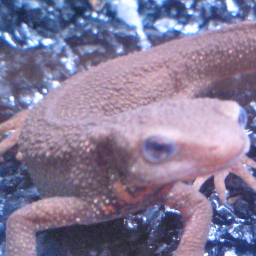
#> input picture dataset/images/imori_256x256.png, 256 x 256 px, found by its file name
$ jupyter execute --allow-errors README.ipynb   (older library calls are emulated)
#> lines starting #> are read from the running program, lines starting #| are printed output that depends on the picture
# Q. 81 - 90

- 81. Hessianのコーナー検出
- 82. Harrisのコーナー検出 (Step.1) Sobel + Gaussian
- 83. Harrisのコーナー検出 (Step.2) コーナー検出
- 84. 簡単な画像認識 (Step.1) 減色化 + ヒストグラム
- 85. 簡単な画像認識 (Step.2) クラス判別
- 86. 簡単な画像認識 (Step.3) 評価(Accuracy)
- 87. 簡単な画像認識 (Step.4) k-NN
- 88. K-means (Step.1) 重心作成
- 89. K-means (Step.2) クラスタリング
- 90. K-means (Step.3) 初期ラベルの変更

[cell 1]
import numpy as np
import matplotlib.pyplot as plt
import cv2
from skimage import io

img_orig = io.imread('https://yoyoyo-yo.github.io/Gasyori100knock/dataset/images/imori_256x256.png')
#> img_orig is the input picture: shape (256, 256, 3); mean R, G, B 133.4, 122.3, 152.1
img_gray = cv2.cvtColor(img_orig, cv2.COLOR_RGB2GRAY)
img_128 = io.imread('https://yoyoyo-yo.github.io/Gasyori100knock/dataset/images/imori_128x128.png')
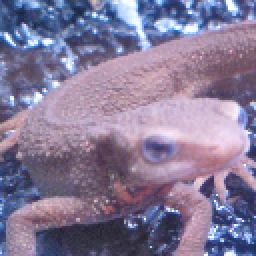
#> input picture dataset/images/imori_128x128.png, 128 x 128 px, found by its file name (shown 2 times larger)
#> img_128 is the input picture: shape (128, 128, 3); mean R, G, B 133.4, 122.3, 152.1
img_gray_128 = cv2.cvtColor(img_128, cv2.COLOR_RGB2GRAY)
img_noise = io.imread('https://yoyoyo-yo.github.io/Gasyori100knock/dataset/images/imori_256x256_noise.png')
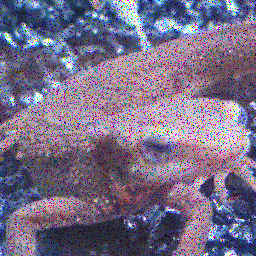
#> input picture dataset/images/imori_256x256_noise.png, 256 x 256 px, found by its file name
#> img_noise is the input picture: shape (256, 256, 3); mean R, G, B 120.2, 110, 136.6
img_dark = io.imread('https://yoyoyo-yo.github.io/Gasyori100knock/dataset/images/imori_256x256_dark.png')
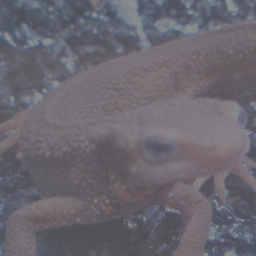
#> input picture dataset/images/imori_256x256_dark.png, 256 x 256 px, found by its file name
#> img_dark is the input picture: shape (256, 256, 3); mean R, G, B 106.1, 103.1, 111.3
img_dark_gray = cv2.cvtColor(img_dark, cv2.COLOR_RGB2GRAY)
img_light = io.imread('https://yoyoyo-yo.github.io/Gasyori100knock/dataset/images/imori_256x256_light.png')
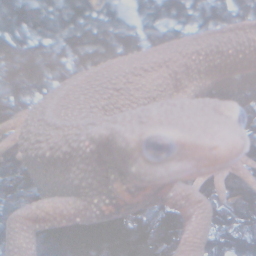
#> input picture dataset/images/imori_256x256_light.png, 256 x 256 px, found by its file name
#> img_light is the input picture: shape (256, 256, 3); mean R, G, B 176.1, 173.1, 181.3
img_light_gray = cv2.cvtColor(img_light, cv2.COLOR_RGB2GRAY)

img_thorino = io.imread('https://yoyoyo-yo.github.io/Gasyori100knock/dataset/images/thorino.jpg')
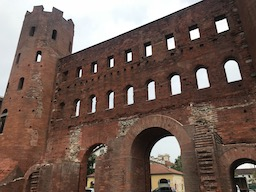
#> input picture dataset/images/thorino.jpg, 256 x 192 px, found by its file name
#> img_thorino is the input picture: shape (192, 256, 3); mean R, G, B 114.5, 94.3, 85.6
img_thorino_gray = cv2.cvtColor(img_thorino, cv2.COLOR_RGB2GRAY)

#> (the rest of this cell did not finish here and is left out)

# Q.81. Hessianのコーナー検出

thorino.jpgにHessian(ヘシアン)のコーナー検出を行え。

コーナー検出とはエッジにおける角の点を検出することである。

コーナーは曲率が大きくなる点であり、次式のガウス曲率において、

```bash
ガウス曲率 K = det(H) / (1 + Ix^2 + Iy^2)^2

det(H) = Ixx Iyy - IxIy^2
H ... ヘシアン行列。画像の二次微分(グレースケール画像などに対して、Sobelフィルタを掛けて求められる)。画像上の一点に対して、次式で定義される。
Ix ... x方向のsobelフィルタを掛けたもの。
Iy ... y方向のsobelフィルタを掛けたもの。
H = [ Ix^2  IxIy]
      IxIy  Iy^2
```

ヘシアンのコーナー検出では、det(H)が極大点をコーナーとみなす。 極大点は注目画素と8近傍を比較して、注目画素の値が最大であれば極大点として扱う。

解答ではdet(H)が極大点かつ、max(det(H))*0.1を超過する点をコーナーとしている。

[cell 2]
def hessian_corner(gray):

    ## Sobel
    def sobel_filtering(gray):
        # get shape
        H, W = gray.shape
#> H = 192; W = 256

        # sobel kernel
        sobely = np.array(((1, 2, 1),
                        (0, 0, 0),
                        (-1, -2, -1)), dtype=np.float32)

        sobelx = np.array(((1, 0, -1),
                        (2, 0, -2),
                        (1, 0, -1)), dtype=np.float32)

        # padding
        tmp = np.pad(gray, (1, 1), 'edge')

        # prepare
        Ix = np.zeros_like(gray, dtype=np.float32)
        Iy = np.zeros_like(gray, dtype=np.float32)

        # get differential
        for y in range(H):
            for x in range(W):
                Ix[y, x] = np.mean(tmp[y : y  + 3, x : x + 3] * sobelx)
                Iy[y, x] = np.mean(tmp[y : y + 3, x : x + 3] * sobely)

        Ix2 = Ix ** 2
        Iy2 = Iy ** 2
        Ixy = Ix * Iy

        return Ix2, Iy2, Ixy

    ## Hessian
    def corner_detect(gray, Ix2, Iy2, Ixy, pad=2):
        # get shape
#> called with pad = 2
        H, W = gray.shape
#> H = 192; W = 256

        # prepare for show detection
        out = np.array((gray, gray, gray))
        out = np.transpose(out, (1,2,0))

        # get Hessian value
        Hes = np.zeros((H, W))

        for y in range(H):
            for x in range(W):
                Hes[y,x] = Ix2[y,x] * Iy2[y,x] - Ixy[y,x] ** 2

        ## Detect Corner and show
        for y in range(H):
            for x in range(W):
                if Hes[y,x] == np.max(Hes[max(y-1, 0) : min(y+2, H), max(x-1, 0) : min(x+2, W)]) and Hes[y, x] > np.max(Hes) * 0.1:
                    out[y - pad : y + pad, x - pad : x + pad] = [255, 0, 0]
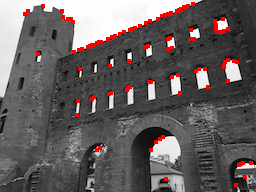
#> out: shape (192, 256, 3); mean of channels 0, 1, 2 102.9, 95.6, 95.6; drawn as R, G, B

        out = out.astype(np.uint8)

        return out

    #  image sobel
    Ix2, Iy2, Ixy = sobel_filtering(gray)

    # corner detection
    out = corner_detect(gray, Ix2, Iy2, Ixy)

    return out

img_thorino_hessian = hessian_corner(img_thorino_gray)

fig, ax = plt.subplots(1, 2, figsize=(12, 12))
ax[0].set_title("input")
ax[0].imshow(img_thorino, cmap="gray")
ax[1].set_title("output")
ax[1].imshow(img_thorino_hessian, cmap="gray")
plt.show()

# Q.82. Harrisのコーナー検出 (Step.1) Sobel + Gauusian

ここからQ.83までthorino.jpgにHarris(ハリス)のコーナー検出を行っていく。

Harrisのコーナー検出のアルゴリズムは、

- グレースケールに対して、Sobelフィルタにより、ヘシアン行列を求める。

```bash
H = [ Ix^2  IxIy]
      IxIy  Iy^2
```

- Ix^2, Iy^2, IxIyにそれぞれガウシアンフィルターをかける。
- 各ピクセル毎に、R = det(H) - k (trace(H))^2 を計算する。 (kは実験的に0.04 - 0.06らへんが良いとされる)
- R >= max(R) * th を満たすピクセルがコーナーとなる。 (thは0.1となることが多い)

Q.82-83においての各パラメータは以下の通り。

ガウシアンフィルター(k=3, sigma=3)
k = 0.04, th = 0.1
ここでは1-3までを実装せよ。

[cell 3]
def Sobel_filtering(gray):
    # get shape
    H, W = gray.shape
#> H = 192; W = 256

    # sobel kernel
    sobely = np.array(((1, 2, 1),
                    (0, 0, 0),
                    (-1, -2, -1)), dtype=np.float32)

    sobelx = np.array(((1, 0, -1),
                    (2, 0, -2),
                    (1, 0, -1)), dtype=np.float32)

    # padding
    tmp = np.pad(gray, (1, 1), 'edge')

    # prepare
    Ix = np.zeros_like(gray, dtype=np.float32)
    Iy = np.zeros_like(gray, dtype=np.float32)

    # get differential
    for y in range(H):
        for x in range(W):
            Ix[y, x] = np.mean(tmp[y : y  + 3, x : x + 3] * sobelx)
            Iy[y, x] = np.mean(tmp[y : y + 3, x : x + 3] * sobely)

    Ix2 = Ix ** 2
    Iy2 = Iy ** 2
    Ixy = Ix * Iy

    return Ix2, Iy2, Ixy


# gaussian filtering
def gaussian_filtering(I, K_size=3, sigma=3):
    # get shape
#> called with K_size = 3, sigma = 3
    H, W = I.shape
#> H = 192; W = 256

    ## gaussian
    I_t = np.pad(I, (K_size // 2, K_size // 2), 'edge')

    # gaussian kernel
    K = np.zeros((K_size, K_size), dtype=np.float32)
    for x in range(K_size):
        for y in range(K_size):
            _x = x - K_size // 2
            _y = y - K_size // 2
            K[y, x] = np.exp( -(_x ** 2 + _y ** 2) / (2 * (sigma ** 2)))
    K /= (sigma * np.sqrt(2 * np.pi))
    K /= K.sum()

    # filtering
    for y in range(H):
        for x in range(W):
            I[y,x] = np.sum(I_t[y : y + K_size, x : x + K_size] * K)

    return I


# get difference image
i_x2, i_y2, i_xy = Sobel_filtering(img_thorino_gray)

# gaussian filtering
i_x2 = gaussian_filtering(i_x2, K_size=3, sigma=3)
i_y2 = gaussian_filtering(i_y2, K_size=3, sigma=3)
#> call 2 of gaussian_filtering, with K_size = 3, sigma = 3
#> after the loop in gaussian_filtering (call 2), `for y in range(H):`:
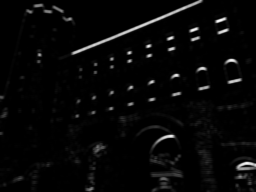
#> I: shape (192, 256) float32; min 0, max 5908.5, mean 169.9; drawn with min black and max white
i_xy = gaussian_filtering(i_xy, K_size=3, sigma=3)
#> call 3 of gaussian_filtering, with K_size = 3, sigma = 3
#> after the loop in gaussian_filtering (call 3), `for y in range(H):`:
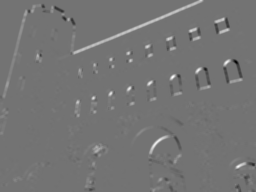
#> I: shape (192, 256) float32; min -2642.9, max 3201.2, mean 32.2; drawn with min black and max white


fig, ax = plt.subplots(1, 4, figsize=(15, 3))
ax[0].set_title("input")
ax[0].imshow(img_thorino, cmap="gray")
ax[1].set_title("i_x2")
ax[1].imshow(i_x2, cmap="gray")
ax[2].set_title("i_y2")
ax[2].imshow(i_y2, cmap="gray")
ax[3].set_title("i_xy")
ax[3].imshow(i_xy, cmap="gray")
plt.show()

# Q.83. Harrisのコーナー検出 (Step.2) コーナー検出

ここではアルゴリズム4-5を実装せよ。

4における k = 0.04、5におけるth = 0.1

[cell 4]
def corner_detect(gray, Ix2, Iy2, Ixy, k=0.04, th=0.1):
    # prepare output image
#> called with k = 0.04, th = 0.1
    out = np.array((gray, gray, gray))
    out = np.transpose(out, (1,2,0))

    # get R
    R = (Ix2 * Iy2 - Ixy ** 2) - k * ((Ix2 + Iy2) ** 2)
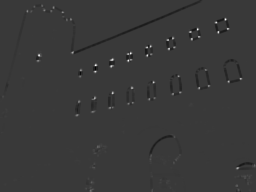
#> R: shape (192, 256) float32; min -2452862.2, max 8454590, mean -1647.5; drawn with min black and max white

    # detect corner
    out[R >= np.max(R) * th] = [255, 0, 0]
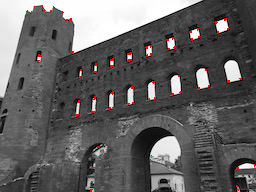
#> out: shape (192, 256, 3); mean of channels 0, 1, 2 100, 98.1, 98.1; drawn as R, G, B

    out = out.astype(np.uint8)

    return out

out = corner_detect(img_thorino_gray, i_x2, i_y2, i_xy)

fig, ax = plt.subplots(1, 2, figsize=(12, 12))
ax[0].set_title("input")
ax[0].imshow(img_thorino, cmap="gray")
ax[1].set_title("output")
ax[1].imshow(out, cmap="gray")
plt.show()
